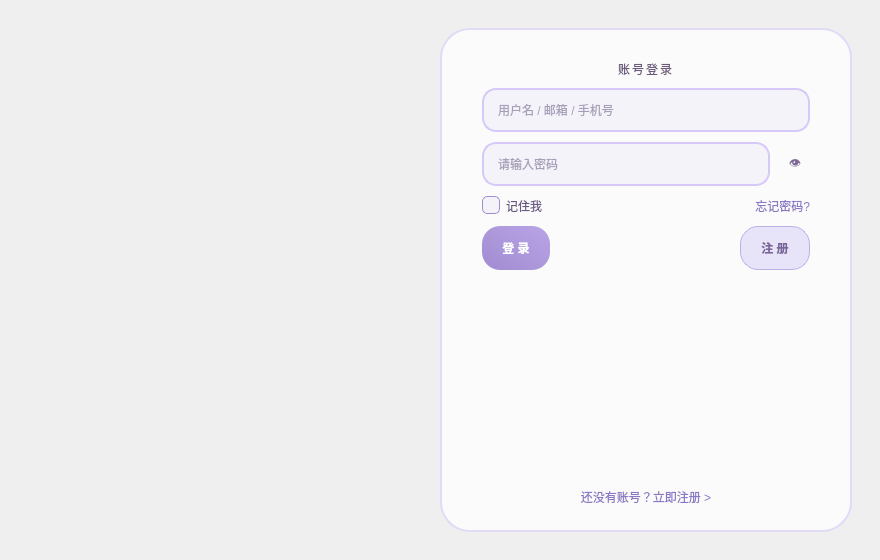
<?xml version="1.0" encoding="UTF-8"?>
<ui version="4.0">
 <class>LoginWgt</class>
 <widget class="QWidget" name="LoginWgt">
  <property name="geometry">
   <rect>
    <x>0</x>
    <y>0</y>
    <width>880</width>
    <height>560</height>
   </rect>
  </property>
  <property name="minimumSize">
   <size>
    <width>680</width>
    <height>400</height>
   </size>
  </property>
  <property name="windowTitle">
   <string>登录 - Eva的商城</string>
  </property>
  <property name="styleSheet">
   <string notr="true">
/* 背景图 + 半透明渐变遮罩（可将 border-image 改为你的大背景图） */
QWidget#LoginWgt {
    border-image: url(:/images/login/bg_login.jpg) 0 0 0 0 stretch stretch;
    font-family: &quot;微软雅黑&quot;;
    color: #5a4c74;
}
/* 可选：如果不想用整图，可注释上面 border-image，改用纯渐变
background: qlineargradient(spread:pad,x1:1,y1:0,x2:0,y2:1,
            stop:0 #efeafd, stop:0.45 #e0d6f8, stop:1 #c6b4ef);
*/
QLabel { font-family:&quot;微软雅黑&quot;; }
   </string>
  </property>
  <layout class="QHBoxLayout" name="rootLayout">
   <property name="leftMargin">
    <number>28</number>
   </property>
   <property name="topMargin">
    <number>28</number>
   </property>
   <property name="rightMargin">
    <number>28</number>
   </property>
   <property name="bottomMargin">
    <number>28</number>
   </property>
   <item>
    <spacer name="midSpacer">
     <property name="orientation">
      <enum>Qt::Orientation::Horizontal</enum>
     </property>
     <property name="sizeHint" stdset="0">
      <size>
       <width>18</width>
       <height>20</height>
      </size>
     </property>
    </spacer>
   </item>
   <item>
    <widget class="QFrame" name="frameLogin">
     <property name="sizePolicy">
      <sizepolicy hsizetype="Preferred" vsizetype="Preferred">
       <horstretch>0</horstretch>
       <verstretch>0</verstretch>
      </sizepolicy>
     </property>
     <property name="minimumSize">
      <size>
       <width>0</width>
       <height>0</height>
      </size>
     </property>
     <property name="styleSheet">
      <string notr="true">
QFrame#frameLogin {
    background: rgba(255,255,255,0.78);
    border-radius: 30px;
    border: 1.8px solid #e2daf6;
    /* backdrop-filter 在某些平台不生效，代码层可用 QGraphicsBlurEffect 实现 */
}
QLabel#lab_title {
    color:#6c5b7b;
    font: 700 22pt &quot;微软雅黑&quot;;
    letter-spacing:2px;
}
QLineEdit {
    font: 12pt &quot;微软雅黑&quot;;
    color:#5a4c74;
    background:#f5f3fa;
    border:1.5px solid #d6c9f7;
    border-radius:14px;
    padding:6px 12px;
}
QLineEdit:focus {
    background:#ffffff;
    border:2px solid #a18cd1;
}
QPushButton {
    font: 13pt &quot;微软雅黑&quot;;
    font-weight:600;
    border-radius:18px;
    padding:8px 20px;
}
QPushButton#btn_login {
    background: qlineargradient(spread:pad,x1:1,y1:0,x2:0,y2:1,stop:0 #b8a4e6, stop:1 #a18cd1);
    color:#ffffff;
    border:none;
}
QPushButton#btn_login:hover { background:#a18cd1; }
QPushButton#btn_register {
    background:rgba(194,182,243,0.35);
    color:#7a6599;
    border:1.4px solid #bdaee8;
}
QPushButton#btn_register:hover { background:rgba(194,182,243,0.55); }
QToolButton#btn_togglePwd {
    border:none;
    background:transparent;
    padding:0 4px;
    color:#7e6996;
    font: 12pt &quot;微软雅黑&quot;;
}
QToolButton#btn_togglePwd:hover { color:#a18cd1; }
QCheckBox {
    spacing:6px;
    font:11pt &quot;微软雅黑&quot;;
    color:#6a5a84;
}
QCheckBox::indicator {
    width:16px; height:16px;
    border:1px solid #a18cd1;
    border-radius:5px;
    background:#f5f3fa;
}
QCheckBox::indicator:checked {
    background:qlineargradient(spread:pad,x1:1,y1:0,x2:0,y2:1,
               stop:0 #c2b6f3, stop:1 #a18cd1);
    image:none;
}
#lab_forget, #lab_register_link {
    color:#8b78c4;
    font:11pt &quot;微软雅黑&quot;;
}
#lab_forget:hover, #lab_register_link:hover {
    color:#a18cd1;
    text-decoration: underline;
}
      </string>
     </property>
     <property name="frameShape">
      <enum>QFrame::Shape::StyledPanel</enum>
     </property>
     <layout class="QVBoxLayout" name="loginLayout">
      <property name="spacing">
       <number>10</number>
      </property>
      <property name="leftMargin">
       <number>40</number>
      </property>
      <property name="topMargin">
       <number>30</number>
      </property>
      <property name="rightMargin">
       <number>40</number>
      </property>
      <property name="bottomMargin">
       <number>24</number>
      </property>
      <item>
       <widget class="QLabel" name="lab_title">
        <property name="text">
         <string>账号登录</string>
        </property>
        <property name="alignment">
         <set>Qt::AlignmentFlag::AlignCenter</set>
        </property>
       </widget>
      </item>
      <item>
       <layout class="QHBoxLayout" name="userRow">
        <item>
         <widget class="QLineEdit" name="line_user">
          <property name="minimumSize">
           <size>
            <width>0</width>
            <height>44</height>
           </size>
          </property>
          <property name="placeholderText">
           <string>用户名 / 邮箱 / 手机号</string>
          </property>
         </widget>
        </item>
       </layout>
      </item>
      <item>
       <layout class="QHBoxLayout" name="pwdRow">
        <item>
         <widget class="QLineEdit" name="line_password">
          <property name="minimumSize">
           <size>
            <width>0</width>
            <height>44</height>
           </size>
          </property>
          <property name="echoMode">
           <enum>QLineEdit::EchoMode::Password</enum>
          </property>
          <property name="placeholderText">
           <string>请输入密码</string>
          </property>
         </widget>
        </item>
        <item>
         <widget class="QToolButton" name="btn_togglePwd">
          <property name="toolTip">
           <string>显示/隐藏密码</string>
          </property>
          <property name="text">
           <string>👁</string>
          </property>
         </widget>
        </item>
       </layout>
      </item>
      <item>
       <layout class="QHBoxLayout" name="optionRow">
        <item>
         <widget class="QCheckBox" name="chk_remember">
          <property name="text">
           <string>记住我</string>
          </property>
         </widget>
        </item>
        <item>
         <spacer name="optSpacer">
          <property name="orientation">
           <enum>Qt::Orientation::Horizontal</enum>
          </property>
          <property name="sizeHint" stdset="0">
           <size>
            <width>40</width>
            <height>20</height>
           </size>
          </property>
         </spacer>
        </item>
        <item>
         <widget class="QLabel" name="lab_forget">
          <property name="text">
           <string>忘记密码?</string>
          </property>
          <property name="alignment">
           <set>Qt::AlignmentFlag::AlignRight|Qt::AlignmentFlag::AlignTrailing|Qt::AlignmentFlag::AlignVCenter</set>
          </property>
         </widget>
        </item>
       </layout>
      </item>
      <item>
       <layout class="QHBoxLayout" name="btnRow">
        <item>
         <widget class="QPushButton" name="btn_login">
          <property name="minimumSize">
           <size>
            <width>0</width>
            <height>44</height>
           </size>
          </property>
          <property name="cursor">
           <cursorShape>PointingHandCursor</cursorShape>
          </property>
          <property name="text">
           <string>登 录</string>
          </property>
         </widget>
        </item>
        <item>
         <spacer name="btnSpacer">
          <property name="orientation">
           <enum>Qt::Orientation::Horizontal</enum>
          </property>
          <property name="sizeHint" stdset="0">
           <size>
            <width>16</width>
            <height>20</height>
           </size>
          </property>
         </spacer>
        </item>
        <item>
         <widget class="QPushButton" name="btn_register">
          <property name="minimumSize">
           <size>
            <width>0</width>
            <height>44</height>
           </size>
          </property>
          <property name="cursor">
           <cursorShape>PointingHandCursor</cursorShape>
          </property>
          <property name="text">
           <string>注 册</string>
          </property>
         </widget>
        </item>
       </layout>
      </item>
      <item>
       <spacer name="lowerSpacer">
        <property name="orientation">
         <enum>Qt::Orientation::Vertical</enum>
        </property>
        <property name="sizeHint" stdset="0">
         <size>
          <width>20</width>
          <height>10</height>
         </size>
        </property>
       </spacer>
      </item>
      <item>
       <widget class="QLabel" name="lab_register_link">
        <property name="text">
         <string>还没有账号？立即注册 &gt;</string>
        </property>
        <property name="alignment">
         <set>Qt::AlignmentFlag::AlignCenter</set>
        </property>
       </widget>
      </item>
     </layout>
    </widget>
   </item>
  </layout>
 </widget>
 <resources/>
 <connections/>
</ui>
